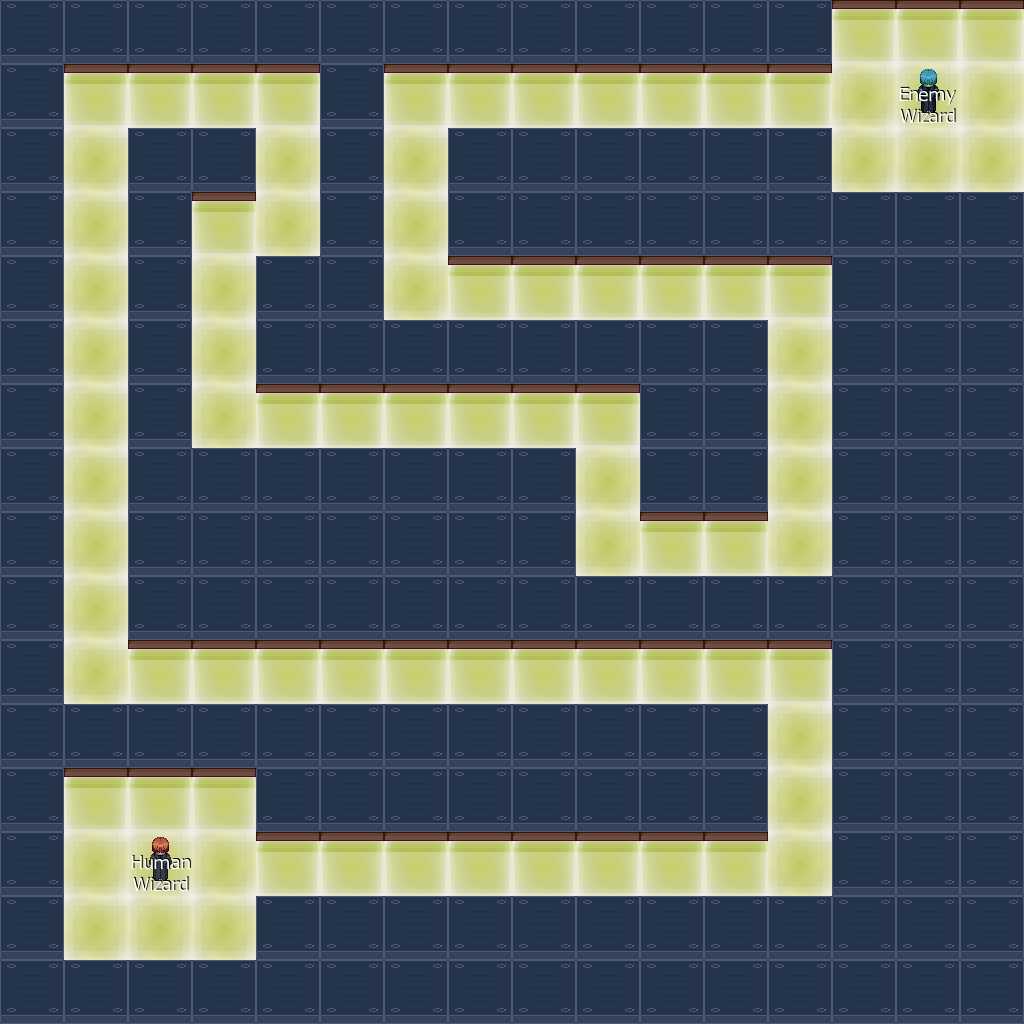

Rendered tile map (Tiled .tmx) drawn with the repository's tilesets; below, a short description and the full map source, tile grids included:
An orthogonal 16x16 tile map with 64x64 px tiles, 2 tile layers (floor, keypoints), 2 tilesets.

<map version="1.0" orientation="orthogonal" renderorder="right-down" width="16" height="16" tilewidth="64" tileheight="64" nextobjectid="1">
 <tileset firstgid="1" name="BaseTiles" tilewidth="64" tileheight="64" tilecount="3" columns="0">
  <properties>
   <property name="type" value="EMPTY" />
  </properties>
  <tile id="0">
   <properties>
    <property name="type" value="FL" />
   </properties>
   <image width="64" height="64" source="floor.png" />
  </tile>
  <tile id="1">
   <properties>
    <property name="type" value="WA" />
   </properties>
   <image width="64" height="64" source="wall.png" />
  </tile>
  <tile id="3">
   <properties>
    <property name="type" value="FL" />
   </properties>
   <image width="64" height="64" source="floor2.png" />
  </tile>
 </tileset>
 <tileset firstgid="5" name="keypoints" tilewidth="64" tileheight="64" tilecount="2" columns="0">
  <terraintypes>
   <terrain name="Nuevo Terreno" tile="-1" />
  </terraintypes>
  <tile id="0">
   <properties>
    <property name="type" value="ENEMY" />
   </properties>
   <image width="64" height="64" source="enemy_wizard.png" />
  </tile>
  <tile id="1">
   <properties>
    <property name="type" value="HUMAN" />
   </properties>
   <image width="64" height="64" source="human_wizard.png" />
  </tile>
 </tileset>
 <layer name="floor" width="16" height="16">
  <data encoding="csv">
2,2,2,2,2,2,2,2,2,2,2,2,2,1,1,1,
2,1,1,1,1,2,1,1,1,1,1,1,1,4,4,4,
2,4,2,2,4,2,4,2,2,2,2,2,2,4,4,4,
2,4,2,1,4,2,4,2,2,2,2,2,2,2,2,2,
2,4,2,4,2,2,4,1,1,1,1,1,1,2,2,2,
2,4,2,4,2,2,2,2,2,2,2,2,4,2,2,2,
2,4,2,4,1,1,1,1,1,1,2,2,4,2,2,2,
2,4,2,2,2,2,2,2,2,4,2,2,4,2,2,2,
2,4,2,2,2,2,2,2,2,4,1,1,4,2,2,2,
2,4,2,2,2,2,2,2,2,2,2,2,2,2,2,2,
2,4,1,1,1,1,1,1,1,1,1,1,1,2,2,2,
2,2,2,2,2,2,2,2,2,2,2,2,4,2,2,2,
2,1,1,1,2,2,2,2,2,2,2,2,4,2,2,2,
2,4,4,4,1,1,1,1,1,1,1,1,4,2,2,2,
2,4,4,4,2,2,2,2,2,2,2,2,2,2,2,2,
2,2,2,2,2,2,2,2,2,2,2,2,2,2,2,2
</data>
 </layer>
 <layer name="keypoints" width="16" height="16">
  <properties>
   <property name="type" value="NONE" />
  </properties>
  <data encoding="csv">
0,0,0,0,0,0,0,0,0,0,0,0,0,0,0,0,
0,0,0,0,0,0,0,0,0,0,0,0,0,0,5,0,
0,0,0,0,0,0,0,0,0,0,0,0,0,0,0,0,
0,0,0,0,0,0,0,0,0,0,0,0,0,0,0,0,
0,0,0,0,0,0,0,0,0,0,0,0,0,0,0,0,
0,0,0,0,0,0,0,0,0,0,0,0,0,0,0,0,
0,0,0,0,0,0,0,0,0,0,0,0,0,0,0,0,
0,0,0,0,0,0,0,0,0,0,0,0,0,0,0,0,
0,0,0,0,0,0,0,0,0,0,0,0,0,0,0,0,
0,0,0,0,0,0,0,0,0,0,0,0,0,0,0,0,
0,0,0,0,0,0,0,0,0,0,0,0,0,0,0,0,
0,0,0,0,0,0,0,0,0,0,0,0,0,0,0,0,
0,0,0,0,0,0,0,0,0,0,0,0,0,0,0,0,
0,0,6,0,0,0,0,0,0,0,0,0,0,0,0,0,
0,0,0,0,0,0,0,0,0,0,0,0,0,0,0,0,
0,0,0,0,0,0,0,0,0,0,0,0,0,0,0,0
</data>
 </layer>
</map>